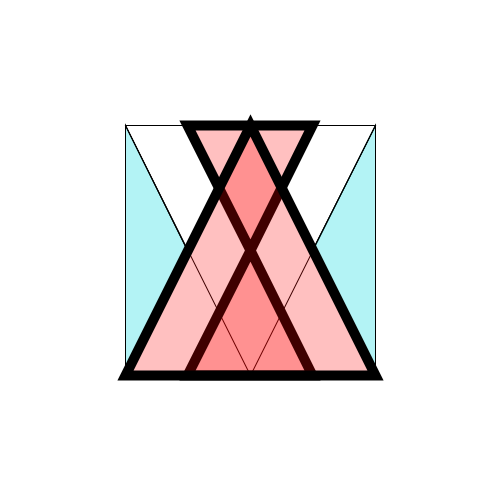
Frame 1 (no input)
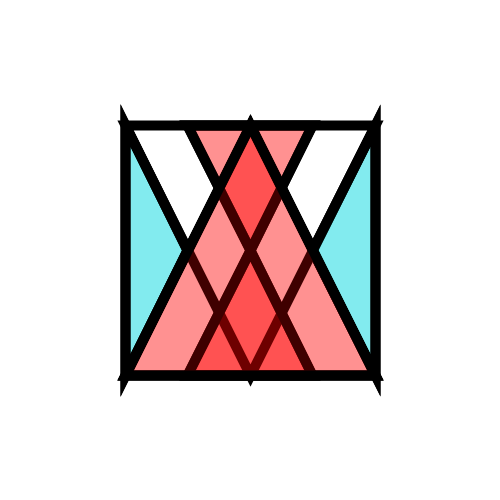
Frame 2 (the mouse pressed at the canvas centre, redrawn once)

The Processing sketch that drew these frames (run headless with seeded random() and noise(); the mouse was pressed at the canvas centre and the sketch redrawn once):

// Processing sketch: processing_86341
// ── processing_86341.pde

void setup ()
{
 
 size(500,500);
background(#FFFFFF);
noLoop();
  
}

void draw ()

{
noFill();


triangle(125,375,250,125,375,375);

triangle (125,125,250,375,375,125); 

fill(39,222,227,90);
triangle(187.5,250,125,125,125,375);
triangle(312.5,250,375,125,375,375);

noFill();
triangle(187.5,250,125,125,125,375);
triangle(312.5,250,375,125,375,375);
strokeWeight(10);
fill(255,0,0,63);
triangle(187.5,125,250,250,312.5,125);
triangle(187.5,375,250,250,312.5,375);



triangle(125,375,250,125,375,375);

 
 
  
}
